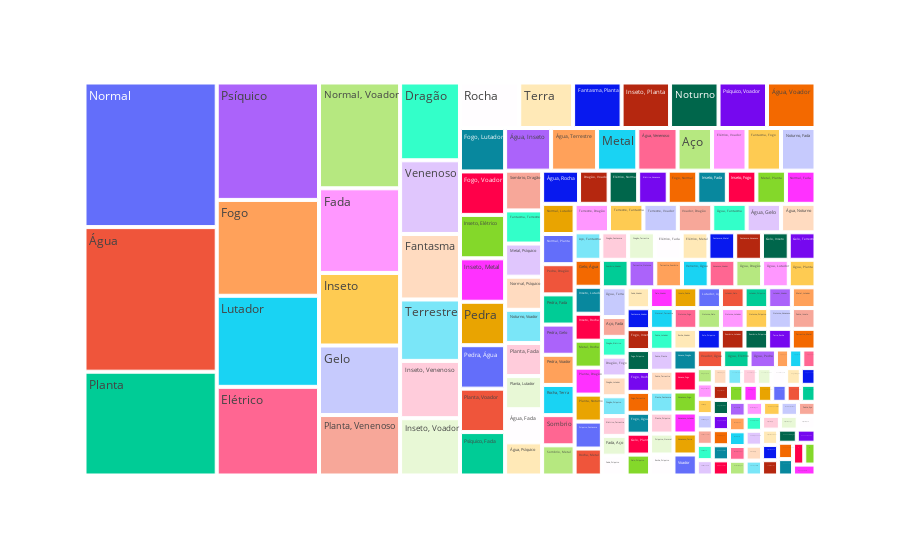

The code cell stored with this chart in its notebook:
### Code cell
grafico = px.treemap(df, path =['Tipo'])
grafico

### Figure 1 — Plotly figure (JSON) as saved in the notebook; plotly's stock layout.template omitted (floating-point values rounded to 4 significant figures; data arrays with more than 128 entries replaced by an {"elided": "..."} marker saying what was removed)
{"data": [{"branchvalues": "total", "domain": {"x": [0, 1], "y": [0, 1]}, "hovertemplate": "labels=%{label}<br>count=%{value}<br>parent=%{parent}<br>id=%{id}<extra></extra>", "ids": {"elided": "209 str values"}, "labels": {"elided": "209 str values"}, "name": "", "parents": {"elided": "209 str values"}, "type": "treemap", "values": {"elided": "209 int values"}}], "layout": {"legend": {"tracegroupgap": 0}, "margin": {"t": 60}}}
